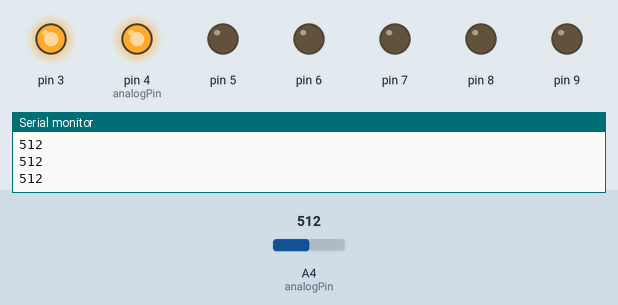
Recording of a sketch running on a simulated Arduino Uno, built with avr-gcc and run on an emulated ATmega328P. Parts: output pins drawn as LEDs (lit = HIGH), the last lines printed to the serial monitor. The test bench sets the inputs (shaded band); at power-on: A4 (analogPin) = 512.

Above: at 1.2 s.
1.3 s: A4 (analogPin) set to 451
2.8 s: A4 (analogPin) set to 424
At 4.0 s:
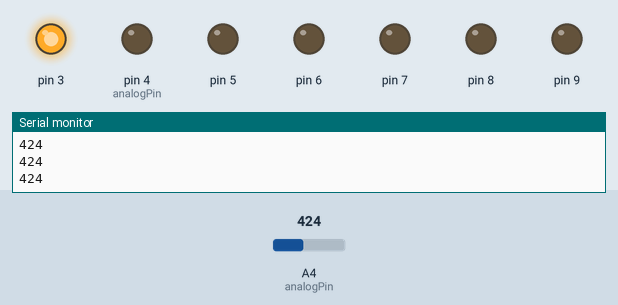
4.3 s: A4 (analogPin) set to 364
5.8 s: A4 (analogPin) set to 333
At 7.0 s:
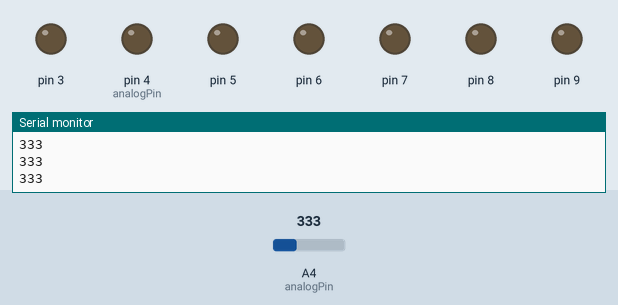
7.3 s: A4 (analogPin) set to 630
At 8.1 s:
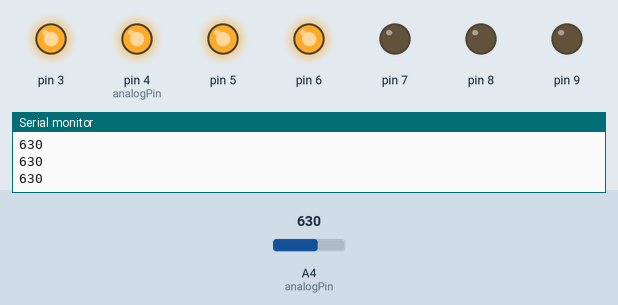
8.8 s: A4 (analogPin) set to 511
At 10.2 s:
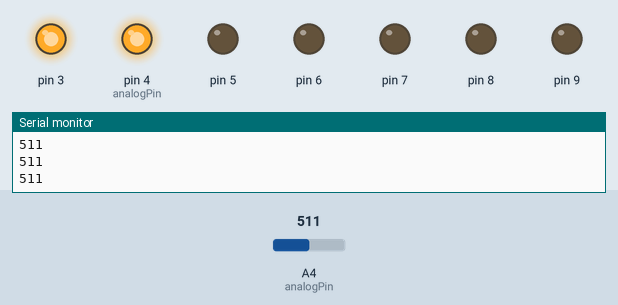
Timing chart, 0 to 11.3 s (numbered marks = the images above; inputs shaded):
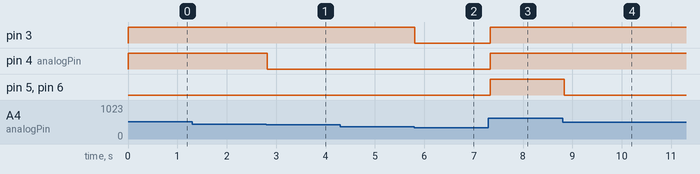

The sketch:

microphone_led_soundScaling.ino
```cpp
/*
 *
 */

 int const NumberOfLed=7;
 int led[NumberOfLed];

void setup() {
  // put your setup code here, to run once:
    Serial.begin(9600);
    for (int i=0; i<NumberOfLed; i++)
      led[i]=i+3;
    for(int i=0; i<NumberOfLed; i++)
      pinMode(led[i],OUTPUT);
}

 int analogPin = 4;
 int val = 0;

void rest(int j){
  for (int i=0; i<j; i++)
      digitalWrite(led[i],HIGH);
  for (int i=j; i<NumberOfLed; i++)
      digitalWrite(led[i],LOW);

}

void loop() {
  val = analogRead(analogPin);
  Serial.println(val);
  if (val<350)
    rest(0); // all off
  else if (val <440)
    rest(1);
  else if (val <530)
    rest(2);
  else if (val <620 )
    rest(3);
  else if (val <710 )
    rest(4);
  else if (val <800 )
    rest(5);
  else if (val <910 )
    rest(NumberOfLed-1);
  else
    rest(NumberOfLed);

  delay(40);
}
```

Measured:
- the behaviour switches between 440 and 439 on A4 (analogPin) (found by bisection; images 0 and 1)
- the behaviour switches between 350 and 349 on A4 (analogPin) (found by bisection; images 1 and 2)
- after the input at 2.8 s, pin 4 (analogPin): HIGH → LOW at once
- after the input at 5.8 s, pin 3: HIGH → LOW at once
- after the input at 7.3 s, pin 3, pin 4 (analogPin), pin 5, pin 6: LOW → HIGH at once
- after the input at 8.8 s, pin 5, pin 6: HIGH → LOW at once
